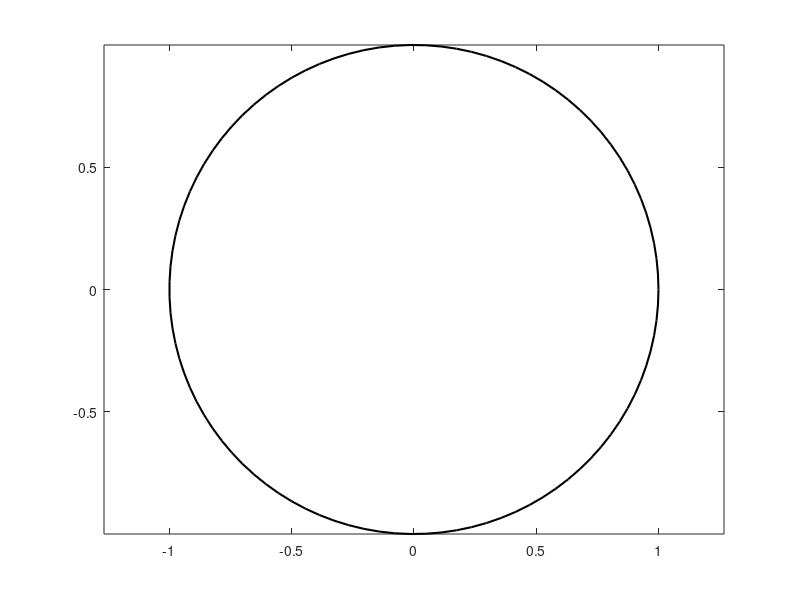

Write MATLAB code to recreate this figure. (Note: this script raises an error after producing the figure.)
 %draws an initial Smith Chart Canvas
 function drawSmithChartCanvas
   t=linspace(0,2*pi,100);
   plot(exp(i*t), 'Color','black','linewidth',1.5); axis equal;
   hold on; %!!!!!!
   plotR;
   plotX;
   plotG;
   plotB;
 endfunction
